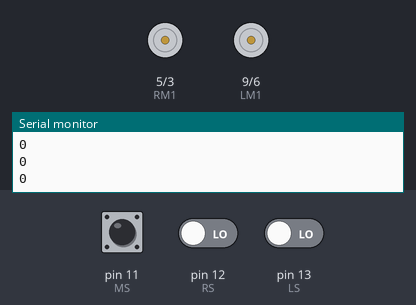
A sketch run on a simulated Arduino Uno, built with avr-gcc and run on an emulated ATmega328P. Shown: motor-driver pin pairs drawn as motors (green arrow = first pin HIGH = forward, orange = second pin HIGH = backward, longer = more drive), the last lines printed to the serial monitor. The test bench sets the inputs (shaded band); at power-on: pin 11 (MS) LOW, pin 12 (RS) LOW, pin 13 (LS) LOW.

Above: at 1.3 s.
1.4 s: pin 11 (MS) driven HIGH
At 2.6 s:
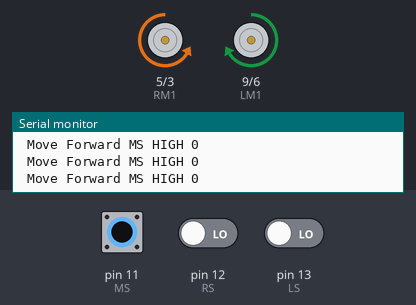
2.9 s: pin 12 (RS) driven HIGH
4.4 s: pin 11 (MS) driven LOW
At 5.6 s:
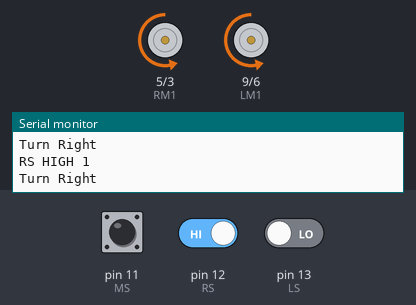
5.9 s: pin 13 (LS) driven HIGH
7.4 s: pin 12 (RS) driven LOW
At 8.6 s:
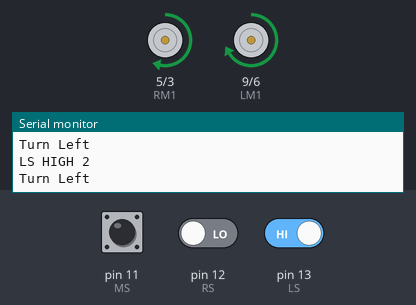
8.9 s: pin 11 (MS) pulsed HIGH 2 times (0.12 s each, 0.3 s apart)
At 10.7 s:
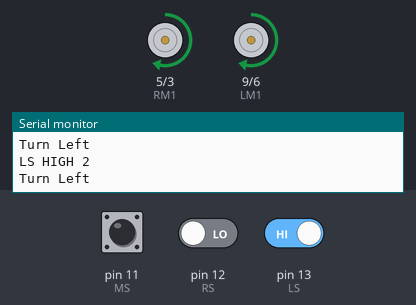
Timing chart, 0 to 12.0 s (numbered marks = the images above; inputs shaded):
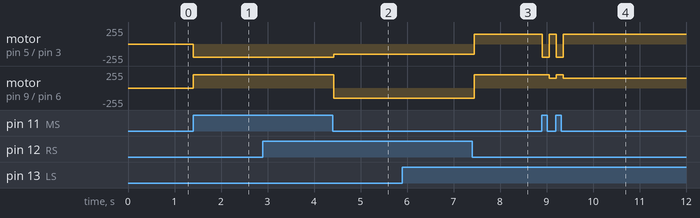

The sketch:

3SensorLineFollowerFINAL.ino
```cpp
// #define creates global variables, these should stay the same throughout the code
#define RS 12    // Right sensor
#define MS 11    // Middle Sensor
#define LS 13     // Left sensor

#define LM1 9       // left motor forward
#define LM2 6       // left motor backward
#define RM1 5       // right motor forward
#define RM2 3       // right motor backward

// Speed settings
#define DEFAULT_SPEED 200 // Default speed for forward movement
#define TURN_SPEED 150   // Speed for turning

int dir = 0; //This sets which way the bot should be moving. 0 means forwards, 1 means turn right, 2 means turn left

void setup() {
  delay(100);

  Serial.begin(9600); //This sets up the Serial monitor. The number is called the Baud Rate, it is the rate information is transmitted to the monitor in bits/second

  //The pinMode function allows you to associate a single Arduino pin with a variable and set whether that pin reads or transmits information
  pinMode(MS, INPUT); //These three lines set the sensor pins to receive inputs
  pinMode(LS, INPUT);
  pinMode(RS, INPUT);

  pinMode(RM1, OUTPUT); //These four lines set the motor pins to transmit information
  pinMode(RM2, OUTPUT);
  pinMode(LM1, OUTPUT);
  pinMode(LM2, OUTPUT);
}

void forward() { // This is a function that can be called whenever the bot needs to move forward

    Serial.print(" Move Forward ");
    //The analogWrite function allows the user to set a PWM pin to be on for a specific % of time allowing for changes in motor speed
    analogWrite(RM2, DEFAULT_SPEED);
    analogWrite(RM1, 0);
    analogWrite(LM1, DEFAULT_SPEED);
    analogWrite(LM2, 0);
}

void right() { // This is a function that can be called whenever the bot needs to turn right

    Serial.println("Turn Right");
    analogWrite(RM1, 0);
    analogWrite(RM2, TURN_SPEED);
    analogWrite(LM2, TURN_SPEED);
    analogWrite(LM1, 0);
}

void left() { // This is a function that can be called whenever the bot needs to turn left

    Serial.println("Turn Left");
    analogWrite(RM1, TURN_SPEED);
    analogWrite(RM2, 0);
    analogWrite(LM2, 0);
    analogWrite(LM1, TURN_SPEED);
}


void loop() {

  //These next three if statements are tests to check if the IR sensors work properly
  //When the sensor is over the tape a message saying HIGH should appear in the serial monitor

  //The digitalRead function reads whether a pin is experiencing a HIGH or LOW signal
  //If the IR sensor sees white it sends LOW and if it sees black it sends HIGH
  if (digitalRead(MS) == HIGH){
    Serial.print("MS HIGH ");
  }

  if (digitalRead(RS) == HIGH){
    Serial.print("RS HIGH ");
  }

  if (digitalRead(LS) == HIGH){
    Serial.print("LS HIGH ");
  }

  Serial.println(dir); //This reads to the serial monitor how the bot thinks it is moving

    //This reads that as long as the middle sensor sees black it will continue moving forward
    if (digitalRead(MS) == HIGH) {
      forward();
      }

    //This reads that if the middle sensor does not see black it will continue moving forward until a side sensor sees black
    //Once the side sensor sees black it will change the direction value and make the robot turn until the middle sensor sees black again


    if (digitalRead(RS) == HIGH) {
      dir = 1;
    }

    else if (digitalRead(LS) == HIGH){
      dir = 2;
    }

    if (digitalRead(MS) == LOW) {

      if (dir == 1) { //if middle does not see black and most recently right did it will turn right
      right();
      }

      else if (dir == 2) { //if middle does not see black and most recently left did it will turn left
      left();
      }
    }
  delay(50); // delay lets the sensors and motors have a small amount of time to reset before running again
}
```

Measured:
- after the input at 1.4 s, motor on pin 5 (RM1) / pin 3 (RM2): stopped → backward 200/255 at once; motor on pin 9 (LM1) / pin 6 (LM2): stopped → forward 200/255 at once
- after the input at 4.4 s, motor on pin 5 (RM1) / pin 3 (RM2): backward 200/255 → backward 150/255 at once; motor on pin 9 (LM1) / pin 6 (LM2): forward 200/255 → backward 150/255 at once
- after the input at 7.4 s, motor on pin 5 (RM1) / pin 3 (RM2): backward 150/255 → forward 150/255 after 0.05 s; motor on pin 9 (LM1) / pin 6 (LM2): backward 150/255 → forward 200/255 after 0.05 s
- after the input at 8.9 s, motor on pin 5 (RM1) / pin 3 (RM2): alternates backward 200/255 for 0.15 s and forward 150/255 for 0.15 s, 4 changes in all, then stays forward 150/255, starting at once; motor on pin 9 (LM1) / pin 6 (LM2): forward 200/255 → forward 150/255 after 0.16 s, → forward 200/255 0.15 s later, → forward 150/255 0.15 s later
